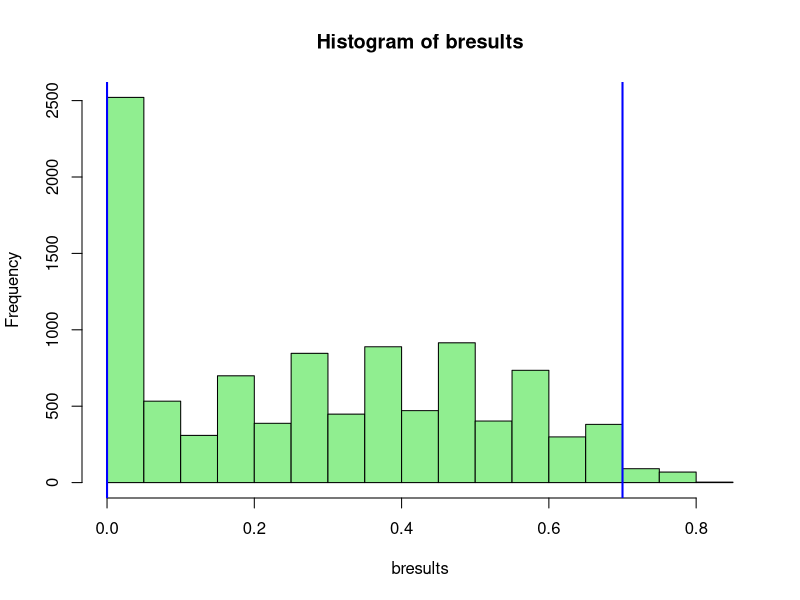

Reproduce this figure in R.
# Example code supplied for illustrative purposes only. The regression equations below were built
# using 2 years of data from our level 1 trauma academic medical center. They will not work out of the
# box for your institution.
# 2019-2020 Edward G. Brown MS, Patricia K. Howard PhD RN, Daniel Moore MD
# For more information please read the paper SIMULATING EMERGENCY DEPARTMENT BOARDING USING A DIFFERENCE EQUATION 
# at https://doi.org/10.1101/2020.03.19.20039040

bfunc <- function() {

  days <- 30
  lower <- 200
  upper <- 300
  
  test_limit <- 290
  threshold <- 40
  
  xbar.rand <- rep(NA,days)
  xbar.star <- rep(NA,days)
  xbar.start <- rep(NA,days)
  xbar.stop <- rep(NA,days)
  xbar.forty <- rep(40,days)
  xbar.thirty <- rep(30,days)
  
  start_int <- 22.44721952
  start_slope <- 0.179980129
  stop_int <- 32.5802325885976
  stop_slope <- 0.492633658985415
  
  for (i in 1:days)
    xbar.rand[[i]] <-sample(lower:upper, 1)
    
  for (i in 1:days)
    xbar.start[[i]] <-ceiling(start_int + (xbar.rand[[i]] * start_slope))

    for (i in 1:days)
    xbar.stop[[i]] <- ceiling(stop_int +(xbar.start[[i]] * stop_slope))
  
# Why 12? In our observed data, the starting day balance of a day (selected at random) was 12. This starts our iteration.
# Patients boarding at Start of Day was 25, Patients start boarding during the day was 57, Patients stop boarding was 70.  
  xbar.star[[1]] = 12
  
  for (i in 1:days)

    xbar.star[[i+1]] = ifelse(ceiling((xbar.star[i] + xbar.start[[i]]) - xbar.stop[[i]]) < 0, 0,
                              
                              
                              ifelse(ceiling((xbar.star[i] + xbar.start[[i]]) - xbar.stop[[i]]) >= threshold,
                                     
                                     ifelse(ceiling((xbar.star[i] + (start_int + (test_limit * start_slope))   ) - (stop_int +((start_int + (test_limit * start_slope)) * stop_slope))     ) < 0,0
                                            , ceiling((xbar.star[i] + (start_int + (test_limit * start_slope))   ) - (stop_int +((start_int + (test_limit * start_slope)) * stop_slope))     ) )
                                     
                                     ,ceiling((xbar.star[i] + xbar.start[[i]]) - xbar.stop[[i]])
                              )
    )
  
    
    
        
over_threshold <- length(xbar.star[xbar.star >= threshold])/days

return(over_threshold)
} # end of function

reps <- 10000
bresults <- rep(NA,reps)

for (i in 1:reps)
  bresults[[i]] <- bfunc()

sd(bresults)
summary(bresults)

# percentile method for 95% CI
quantile(bresults, 0.025)
quantile(bresults, 0.975)

hist(bresults, col="lightgreen")
abline(v=quantile(bresults, 0.025),col="blue", lwd=2)
abline(v=quantile(bresults, 0.975),col="blue", lwd=2)

# Uncomment the section below for a non-parametric CI around the median.
# The function will output the achieved CL.
# Note: Numerous ties (especially around the median) may lead to an exceedingly narrow CI.
# This will likely occur more/less depending on the function arguments used and number of bootstrap replications.
# Your results may vary.

# GetCI <- function(v, clevel){
#   
#   v <- sort(v)
#   n <- length(v)
#   cl <- 0
#   prod <- (n+1)*(0.50)
#   Lstar <- floor(prod - 1)
#   Ustar <- floor(prod + 1)
#   
#   while (cl < clevel ) { 
#     
#     l <- pbinom(Lstar,length(v),prob=0.5)
#     u <- pbinom(Ustar,length(v),prob=0.5)
#     cl <- u - l 
#     
#     Lstar <- Lstar - 1
#     Ustar <- Ustar + 1
#     
#   }
#   
#   return(list(cl, v[Lstar], v[Ustar] ))
# }
# 
# # returns the achieved CL and upper/lower bounds
# cls <- GetCI(bresults,0.99) 
# cls
# 
# hist(bresults, col="lightgreen")
# abline(v=cls[2],col="blue", lwd=2)
# abline(v=cls[3],col="blue", lwd=2)
# abline(v=median(bresults),col="red", lwd=2)
